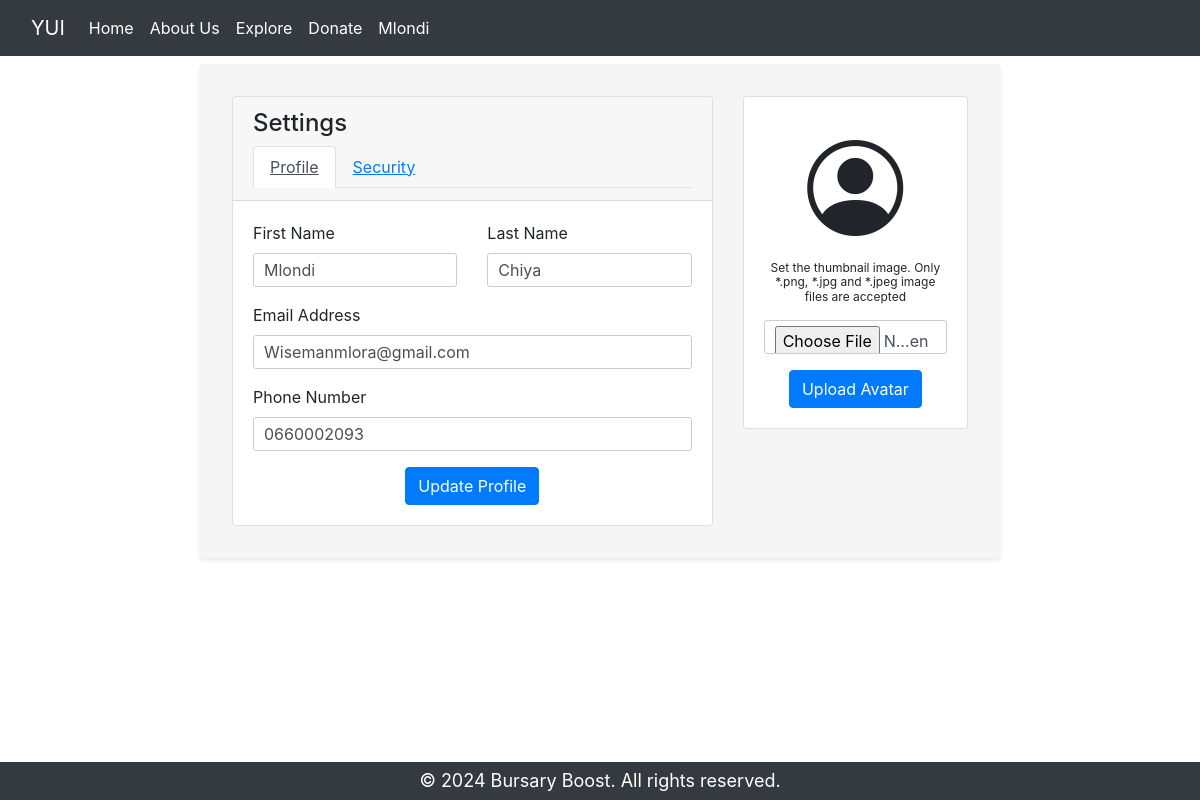
Screenshot of /update_profile/1 (signed in) with the database file from the repository.
### website/models.py (models this page shows, shortened)
class User(db.Model, UserMixin):
    _id = db.Column(db.Integer, primary_key=True)
    email = db.Column(db.String(150), unique=True)
    first_name = db.Column(db.String(150))
    last_name = db.Column(db.String(150))
    phone_number = db.Column(db.String(15))
    password = db.Column(db.String(150))
    gender = db.Column(db.String(150))
    id_number = db.Column(db.String(13))
    age = db.Column(db.Integer)
    status = db.Column(db.String(150))
    certified_id_document = db.Column(db.String(255))
    matric_statement = db.Column(db.String(255))
    cv = db.Column(db.String(255))
    other_supporting_documents = db.Column(db.String(255))

### website/views.py (the view, shortened to what this page needs)
@views.route('/update_profile/<int:user_id>', methods=['GET', 'POST'])
def update_profile(user_id):
    user = User.query.get(user_id)
    form = UpdateProfileForm(obj=user)
    form2 = UpdatePasswordForm()
    print(form.errors)
    return render_template("update_profile.html", form=form, form2=form2, user=current_user)

### website/forms.py
class UpdateProfileForm(FlaskForm):
    first_name = StringField(label='First Name', validators=[DataRequired()])
    last_name = StringField(label='Last Name', validators=[DataRequired()])
    email = EmailField(label='Email Address', validators=[DataRequired(), Email()])
    phone_number = TelField(label='Phone Number', validators=[DataRequired(), Length(min=10, max=10)])

class UpdatePasswordForm(FlaskForm):
    old_password = PasswordField(label='Old Password', validators=[DataRequired(), Length(min=8, max=20)])
    new_password = PasswordField(label='New Password', validators=[DataRequired(), Length(min=8, max=20)])
    confirm_new_password = PasswordField(label='Confirm New Password',
                                     validators=[DataRequired(),
                                                 EqualTo('new_password', 'password does not match')])
    submit_btn = SubmitField('Update')

### website/__init__.py (called while the page is built)
def create_app():
    app = Flask(__name__)
    app.config['SECRET_KEY'] = 'fsafdvhcdvv ydekciw'
    app.config['SQLALCHEMY_DATABASE_URI'] = f'sqlite:///{DB_NAME}'
    app.config['UPLOAD_FOLDER'] = 'website/static/uploads'
    db.init_app(app)
    from .views import views
    from .auth import auth
    from .profile import profile
    app.register_blueprint(views ,url_prefix='/')
    app.register_blueprint(auth ,url_prefix='/')
    app.register_blueprint(profile ,url_prefix='/')
    from .models import User ,FinancialAid ,Payment ,Certificate ,Donor ,Course
    create_database(app)
    login_manager = LoginManager()
    login_manager.login_view = 'auth.login'
    login_manager.init_app(app)
    @login_manager.user_loader
    def load_user(id):
        return User.query.get(int(id))
    return app

### website/templates/update_profile.html (shortened to what this page needs)
{% extends "base.html" %}
{% block content %}
<div class="container my-2">
    <div class="row">
        <div class="col-md-8">
            <div class="card">
                <div class="card-header">
                    <h4>Settings</h4>
                    <ul class="nav nav-tabs" id="settingsTabs">
                        <li class="nav-item" onclick="gotoProfile()">
                            <a class="nav-link active" href="#">Profile</a>
                        </li>
                        <li class="nav-item" onclick="gotoSecurity()">
                            <a class="nav-link" href="#">Security</a>
                        </li>
                    </ul>
                </div>
                <div class="card-body" id="sharedCard">
                    <form method="POST" action="{{ url_for('views.update_profile', user_id=user._id)}}"
                        id="profileForm">
                        <div class="row">
                            <div class="col-md-6">
                                <div class="form-group">
                                    {{ form.first_name.label(class="form-label") }}
                                    {{ form.first_name(class_="form-control") }}
                                </div>
                            </div>
                            <div class="col-md-6">
                                <div class="form-group">
                                    {{ form.last_name.label(class="form-label") }}
                                    {{ form.last_name(class_="form-control") }}
                                </div>
                            </div>
                        </div>
                        <div class="form-group">
                            {{ form.email.label(class="form-label") }}
                            {{ form.email(class_="form-control") }}
                        </div>
                        <div class="form-group">
                            {{ form.phone_number.label(class="form-label") }}
                            {{ form.phone_number(class_="form-control") }}
                        </div>
                        <div class="d-flex justify-content-center">
                            <button type="submit" class="btn btn-primary">Update Profile</button>
                        </div>
                    </form>
                </div>
            </div>
        </div>
        <div class="col-md-4">
            <div class="card text-center">
                <div class="card-body">
                    <i class="bi bi-person-circle" style="font-size: 6rem;"></i>
                    <p style="font-size: 12px;">Set the thumbnail image. Only *.png, *.jpg and *.jpeg image files are
                        accepted</p>
                    <form>
                        <input type="file" class="form-control mb-3" accept="image/*">
                        <button type="button" class="btn btn-primary">Upload Avatar</button>
                    </form>
                </div>
            </div>
        </div>
    </div>
</div>
{% endblock %}

### website/templates/base.html (shortened to what this page needs)
<!DOCTYPE html>
<html>
<head class="container">
  <link rel="stylesheet" href="https://stackpath.bootstrapcdn.com/bootstrap/4.4.1/css/bootstrap.min.css"
 />
  <link rel="stylesheet" href="https://stackpath.bootstrapcdn.com/font-awesome/4.7.0/css/font-awesome.min.css"
 />
  <nav class="navbar navbar-expand-lg navbar-dark bg-dark">
    <div class="container-fluid">
      <a class="navbar-brand" href="#">YUI</a>
      <div class="collapse navbar-collapse" id="navbarNav">
        <ul class="navbar-nav me-auto">
          <li class="nav-item">
            <a class="nav-link active" aria-current="page" href="#">Home</a>
          </li>
          <li class="nav-item">
            <a class="nav-link active" aria-current="page" href="#">About Us</a>
          </li>
          <li class="nav-item">
            <a class="nav-link active" aria-current="page" href="#">Explore</a>
          </li>
          <li class="nav-item">
            <a class="nav-link active" aria-current="page" href="#">Donate</a>
          </li>
          {% if user %}
          <li class="nav-item">
            <a class="nav-link active" aria-current="page"
              href="{{ url_for('views.update_profile', user_id=user._id) }}">{{ user.first_name }}</a>
          </li>
          {% endif %}
        </ul>
      </div>
    </div>
  </nav>
  <link href="https://cdnjs.cloudflare.com/ajax/libs/bootstrap-icons/1.10.5/font/bootstrap-icons.min.css"
    rel="stylesheet">
</head>
<body>
  {% block content %}{% endblock %}
  <br>
  <footer class="bg-dark text-white text-center py-2 fixed-bottom">
    <p>&copy; 2024 Bursary Boost. All rights reserved.</p>
  </footer>
</body>
</html>

### website/templates/base.html (style rules this page uses)
.container { max-width: 800px; margin: 0 auto; padding: 2rem; background-color: #f5f5f5; border-radius: 4px; box-shadow: 0 2px 4px rgba(0, 0, 0, 0.1); }
p { font-size: 1.125rem; line-height: 1.2; margin-bottom: 1rem; }
a { color: #007bff; text-decoration: underline; }
.navbar-nav .nav-link { text-decoration: none; }
.navbar-brand { text-decoration: none; }
footer { background-color: #333; color: white; padding: 2rem 0; text-align: center; }
footer p { margin: 0; }
.navbar-nav { margin-right: auto; }
.form-control { border-radius: 3px; border: 1px solid #ccc; padding: 5px 10px; height: 34px; box-shadow: none; transition: box-shadow 0.3s; }

### rows the page displays
User: first_name "Mlondi", last_name "Chiya", email "Wisemanmlora@gmail.com", phone_number "0660002093"
